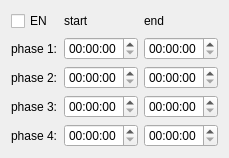
            <widget class="QWidget" name="time_plan_8">
             <attribute name="title">
              <string>time_plan</string>
             </attribute>
             <layout class="QGridLayout" name="gridLayout_16">
              <item row="0" column="0">
               <widget class="QCheckBox" name="en_t_plan_8">
                <property name="text">
                 <string>EN</string>
                </property>
               </widget>
              </item>
              <item row="0" column="1">
               <widget class="QLabel" name="label_80">
                <property name="text">
                 <string>start</string>
                </property>
               </widget>
              </item>
              <item row="0" column="2">
               <widget class="QLabel" name="label_81">
                <property name="text">
                 <string>end</string>
                </property>
               </widget>
              </item>
              <item row="1" column="0">
               <widget class="QLabel" name="label_82">
                <property name="text">
                 <string>phase 1:</string>
                </property>
               </widget>
              </item>
              <item row="1" column="1">
               <widget class="QTimeEdit" name="s_time_1_t_plan_8"/>
              </item>
              <item row="1" column="2">
               <widget class="QTimeEdit" name="e_time_1_t_plan_8"/>
              </item>
              <item row="2" column="0">
               <widget class="QLabel" name="label_83">
                <property name="text">
                 <string>phase 2:</string>
                </property>
               </widget>
              </item>
              <item row="2" column="1">
               <widget class="QTimeEdit" name="s_time_2_t_plan_8"/>
              </item>
              <item row="2" column="2">
               <widget class="QTimeEdit" name="e_time_2_t_plan_8"/>
              </item>
              <item row="3" column="0">
               <widget class="QLabel" name="label_84">
                <property name="text">
                 <string>phase 3:</string>
                </property>
               </widget>
              </item>
              <item row="3" column="1">
               <widget class="QTimeEdit" name="s_time_3_t_plan_8"/>
              </item>
              <item row="3" column="2">
               <widget class="QTimeEdit" name="e_time_3_t_plan_8"/>
              </item>
              <item row="4" column="0">
               <widget class="QLabel" name="label_85">
                <property name="text">
                 <string>phase 4:</string>
                </property>
               </widget>
              </item>
              <item row="4" column="1">
               <widget class="QTimeEdit" name="s_time_4_t_plan_8"/>
              </item>
              <item row="4" column="2">
               <widget class="QTimeEdit" name="e_time_4_t_plan_8"/>
              </item>
             </layout>
            </widget>
